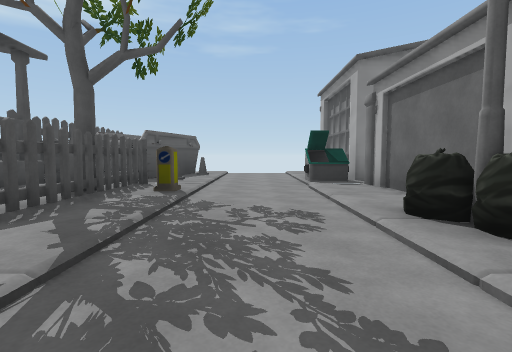
view 1 (above)

15 first-person views from a walk through a scene from a Unity 3-D project. The camera is 1.3 m above the floor, tilts 4° down and sees 85° across. The floor is counted in squares, 2 m on a side. Each view is taken from the middle of a square. On the plan, view 1 faces up. The plan holds only what a view shows up to about 9 squares ahead; the rest is blank. The place goes on beyond the plan. Some animated figures are not drawn. Some surface patterns are stand-ins.

view 2
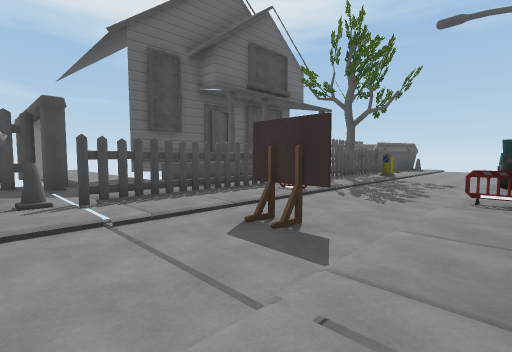

view 3
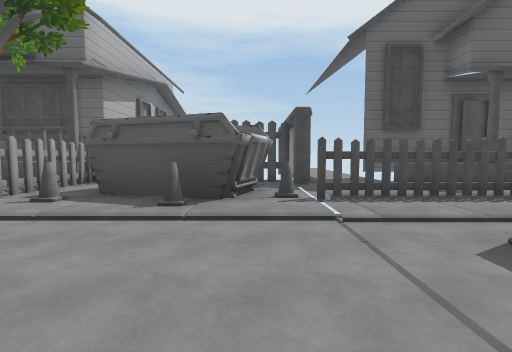

view 4
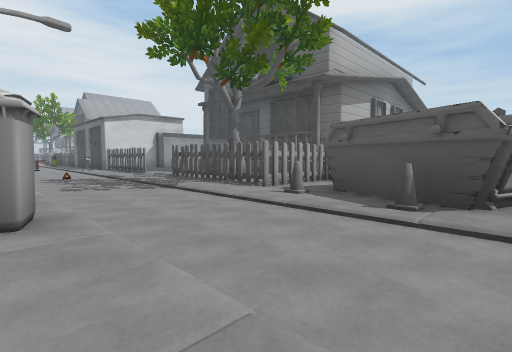

view 5
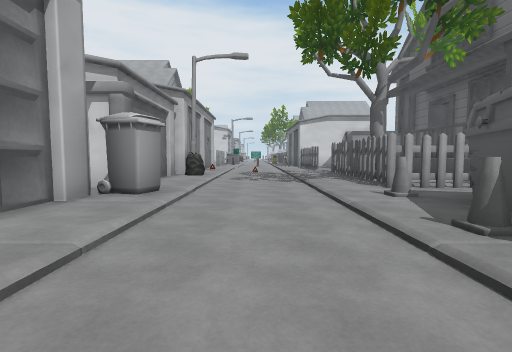

view 6
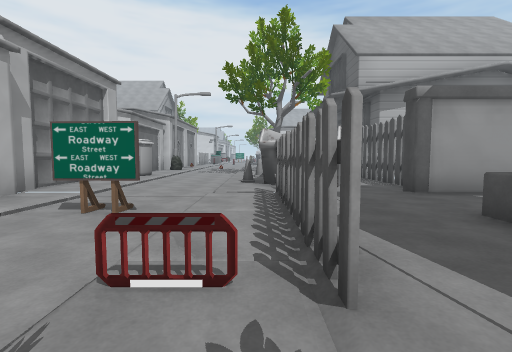

view 7
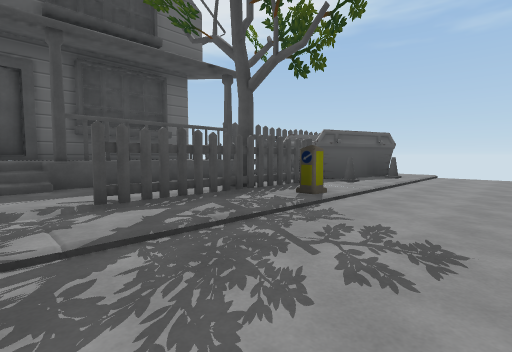

view 8
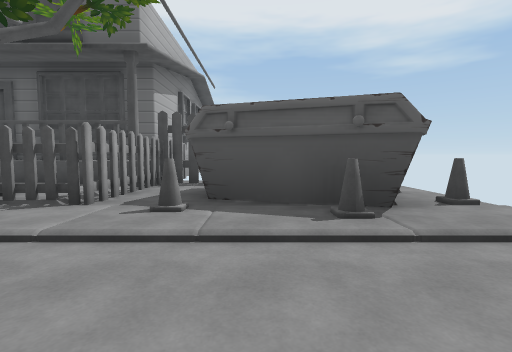

view 9
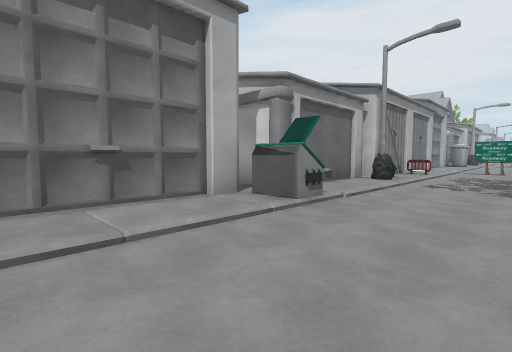

view 10
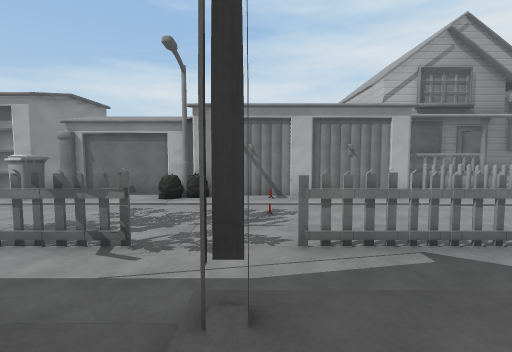

view 11
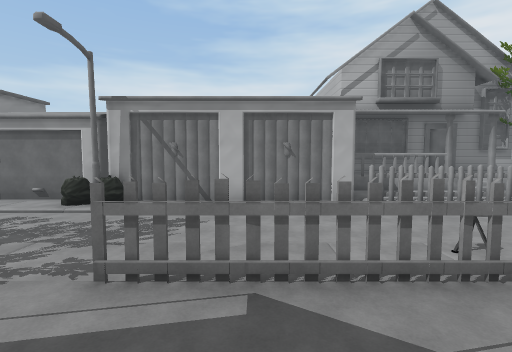

view 12
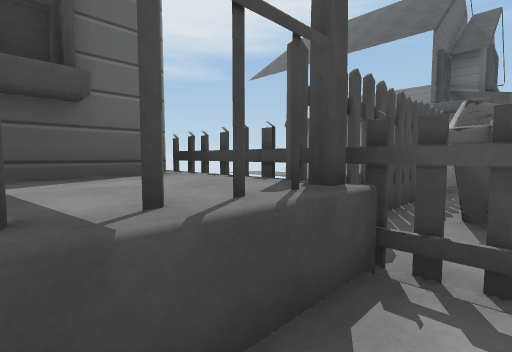

view 13
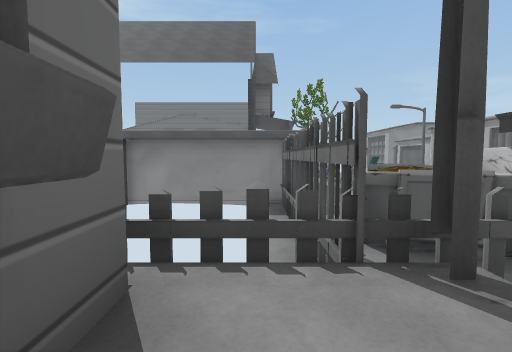

view 14
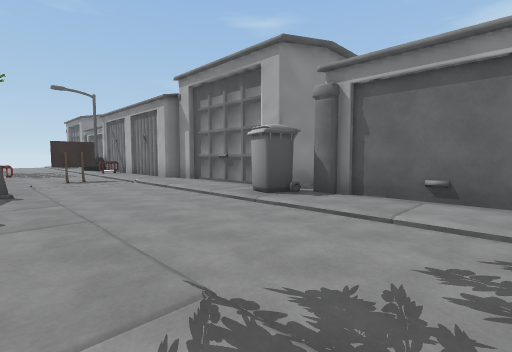

view 15
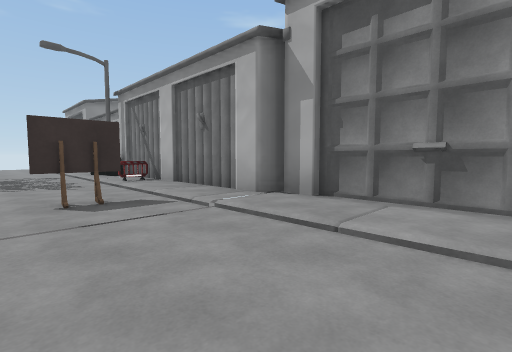

### Floor plan
Key: @ floor where view 1 was taken; # wall or solid block; x gap in a wall; . main floor; - floor 0.25 m lower than the main floor; : floor 1 m higher than the main floor; / step, stairs or slope; = window, fence, low wall or low ledge; ^ raised ledge; v drop or lower ground; O other object.
Columns run from 9 left of view 1 to 4 right of it. Each row starts with its distance up from view 1.
 10       ^O/-/.#
  9       #O/-/.O
  8      ##./-/.#
  7      ##O/-/O#
  6   # ###./-/.#
  5   #  ..O/-/.#
  4    # .O#/-/O#
  3   ##:..x/-/.#
  2   #:/#.#/-/O#
  1   ##//../-/.
  0   #:=..O/@/O
 -1    /:..#/-/O
 -2   .//..x/-/.
 -3  ......x/O/.
 -4 ##### O#///##
 -5    #..O#/-/.#
 -6    #.##O/-/.O
 -7    v.## /-/.#
 -8    v..#O/-//##
 -9   #v/.../-/##
-10   #:#.#./-/.#
-11   #:#.O./-/.O
-12   # # x./-/.#
-13   # #.#./-/##
-14     /.../-/.#
-15    :=.../-/O#
-16     :.#./-/.#
-17     :.x./-/.#
-18       #./-/O#
-19       #./-/.#
-20        O/-/##
-21         /-/#
-22          -/#

Positions as (right, up) in squares from view 1, and headings:
1: (0, 0), facing up
2: (2, -5), facing up-left
3: (2, -5), facing left
4: (2, -5), facing down-left
5: (0, -4), facing down
6: (-2, 1), facing down
7: (1, 1), facing up-left
8: (1, 8), facing left
9: (-1, 10), facing down-right
10: (-6, -15), facing right
11: (-5, -17), facing right
12: (-4, -11), facing up-left
13: (-6, -11), facing up
14: (-2, -12), facing up-right
15: (-1, -7), facing up-right
